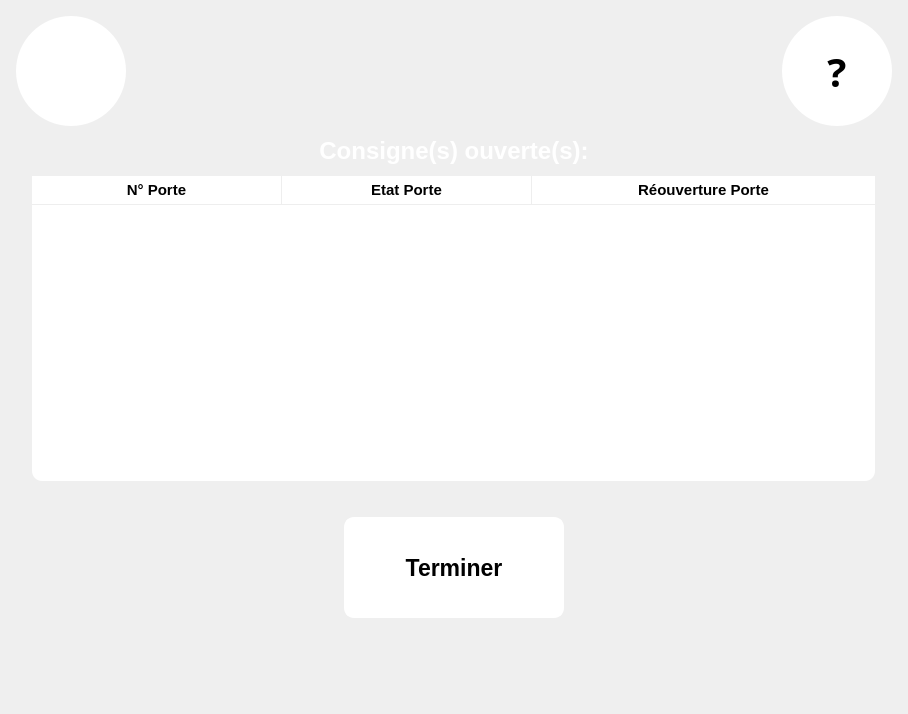
<?xml version="1.0" encoding="UTF-8"?>
<ui version="4.0">
 <class>ShowPackageBox</class>
 <widget class="QWidget" name="ShowPackageBox">
  <property name="geometry">
   <rect>
    <x>0</x>
    <y>0</y>
    <width>908</width>
    <height>714</height>
   </rect>
  </property>
  <property name="windowTitle">
   <string>Form</string>
  </property>
  <property name="styleSheet">
   <string notr="true">QToolTip{	
	border:1px white;	
	border-radius:0px;  
	font : 15pt;
	background-color: rgb(114, 114, 114);
	color: rgb(255, 255, 255);	    	
}</string>
  </property>
  <layout class="QGridLayout" name="gridLayout">
   <item row="4" column="0">
    <layout class="QHBoxLayout" name="horizontalLayout">
     <property name="margin">
      <number>5</number>
     </property>
     <item>
      <spacer name="horizontalSpacer">
       <property name="orientation">
        <enum>Qt::Horizontal</enum>
       </property>
       <property name="sizeHint" stdset="0">
        <size>
         <width>40</width>
         <height>20</height>
        </size>
       </property>
      </spacer>
     </item>
     <item>
      <widget class="QPushButton" name="B_OK">
       <property name="minimumSize">
        <size>
         <width>220</width>
         <height>101</height>
        </size>
       </property>
       <property name="maximumSize">
        <size>
         <width>220</width>
         <height>101</height>
        </size>
       </property>
       <property name="palette">
        <palette>
         <active>
          <colorrole role="Button">
           <brush brushstyle="SolidPattern">
            <color alpha="255">
             <red>1</red>
             <green>162</green>
             <blue>239</blue>
            </color>
           </brush>
          </colorrole>
          <colorrole role="Base">
           <brush brushstyle="SolidPattern">
            <color alpha="255">
             <red>1</red>
             <green>162</green>
             <blue>239</blue>
            </color>
           </brush>
          </colorrole>
          <colorrole role="Window">
           <brush brushstyle="SolidPattern">
            <color alpha="255">
             <red>1</red>
             <green>162</green>
             <blue>239</blue>
            </color>
           </brush>
          </colorrole>
         </active>
         <inactive>
          <colorrole role="Button">
           <brush brushstyle="SolidPattern">
            <color alpha="255">
             <red>1</red>
             <green>162</green>
             <blue>239</blue>
            </color>
           </brush>
          </colorrole>
          <colorrole role="Base">
           <brush brushstyle="SolidPattern">
            <color alpha="255">
             <red>1</red>
             <green>162</green>
             <blue>239</blue>
            </color>
           </brush>
          </colorrole>
          <colorrole role="Window">
           <brush brushstyle="SolidPattern">
            <color alpha="255">
             <red>1</red>
             <green>162</green>
             <blue>239</blue>
            </color>
           </brush>
          </colorrole>
         </inactive>
         <disabled>
          <colorrole role="Button">
           <brush brushstyle="SolidPattern">
            <color alpha="255">
             <red>1</red>
             <green>162</green>
             <blue>239</blue>
            </color>
           </brush>
          </colorrole>
          <colorrole role="Base">
           <brush brushstyle="SolidPattern">
            <color alpha="255">
             <red>1</red>
             <green>162</green>
             <blue>239</blue>
            </color>
           </brush>
          </colorrole>
          <colorrole role="Window">
           <brush brushstyle="SolidPattern">
            <color alpha="255">
             <red>1</red>
             <green>162</green>
             <blue>239</blue>
            </color>
           </brush>
          </colorrole>
         </disabled>
        </palette>
       </property>
       <property name="font">
        <font>
         <pointsize>17</pointsize>
         <weight>75</weight>
         <bold>true</bold>
        </font>
       </property>
       <property name="styleSheet">
        <string notr="true">QPushButton:flat:pressed{ 

	background-color: #ECF0F1;
}

QPushButton:flat {   
    	border:2px solid white;
		border-style: outset;
        border-radius:10px;
        background-color: rgb(255, 255, 255);
}</string>
       </property>
       <property name="text">
        <string>Terminer</string>
       </property>
       <property name="flat">
        <bool>true</bool>
       </property>
      </widget>
     </item>
     <item>
      <spacer name="horizontalSpacer_2">
       <property name="orientation">
        <enum>Qt::Horizontal</enum>
       </property>
       <property name="sizeHint" stdset="0">
        <size>
         <width>40</width>
         <height>20</height>
        </size>
       </property>
      </spacer>
     </item>
    </layout>
   </item>
   <item row="1" column="0">
    <widget class="QLabel" name="label">
     <property name="font">
      <font>
       <pointsize>18</pointsize>
       <weight>75</weight>
       <bold>true</bold>
      </font>
     </property>
     <property name="styleSheet">
      <string notr="true">color: rgb(255, 255, 255);</string>
     </property>
     <property name="text">
      <string>Consigne(s) ouverte(s):</string>
     </property>
     <property name="alignment">
      <set>Qt::AlignCenter</set>
     </property>
    </widget>
   </item>
   <item row="3" column="0">
    <spacer name="verticalSpacer">
     <property name="orientation">
      <enum>Qt::Vertical</enum>
     </property>
     <property name="sizeType">
      <enum>QSizePolicy::Fixed</enum>
     </property>
     <property name="sizeHint" stdset="0">
      <size>
       <width>20</width>
       <height>20</height>
      </size>
     </property>
    </spacer>
   </item>
   <item row="0" column="0">
    <layout class="QHBoxLayout" name="horizontalLayout_3">
     <property name="margin">
      <number>5</number>
     </property>
     <item>
      <widget class="QToolButton" name="B_Assistance">
       <property name="font">
        <font>
         <family>Droid Sans Georgian</family>
         <pointsize>30</pointsize>
         <weight>75</weight>
         <bold>true</bold>
        </font>
       </property>
       <property name="toolTip">
        <string>&lt;html&gt;
&lt;head&gt;Attention!!!&lt;head/&gt;
&lt;body&gt;

&lt;a class=&quot;tooltip&quot;&gt;
&lt;p align=&quot;justify&quot;&gt;&lt;span style=&quot; font-size:20pt;&quot;&gt;Attention!!!&lt;br/&gt;&lt;br/&gt;
Merci de bien fermer les portes ouvertes. &lt;/span&gt;&lt;/p&gt;
&lt;/a&gt;
&lt;/body&gt;
&lt;/html&gt;


</string>
       </property>
       <property name="styleSheet">
        <string notr="true">QToolButton{
background-color: rgb(255, 255, 255);
border:none;
border-radius:55px;
max-width:110px;
max-height:110px;
min-width:110px;
min-height:110px;
}

QToolButton:pressed{ 
	background-color: #ECF0F1;
}
QToolTip{
	border:1px white;	
	border-radius:0px;
    min-width:50;
	max-width:450;
	font : 15pt;
	min-height:50;
	max-height:150;
	background-color: rgb(114, 114, 114);
	color: rgb(255, 255, 255);	    	
}
</string>
       </property>
       <property name="text">
        <string/>
       </property>
       <property name="icon">
        <iconset resource="Src.qrc">
         <normaloff>:/ImgList/BAssistance</normaloff>:/ImgList/BAssistance</iconset>
       </property>
       <property name="iconSize">
        <size>
         <width>70</width>
         <height>70</height>
        </size>
       </property>
       <property name="popupMode">
        <enum>QToolButton::DelayedPopup</enum>
       </property>
       <property name="toolButtonStyle">
        <enum>Qt::ToolButtonIconOnly</enum>
       </property>
       <property name="autoRaise">
        <bool>true</bool>
       </property>
      </widget>
     </item>
     <item>
      <spacer name="horizontalSpacer_5">
       <property name="orientation">
        <enum>Qt::Horizontal</enum>
       </property>
       <property name="sizeHint" stdset="0">
        <size>
         <width>40</width>
         <height>20</height>
        </size>
       </property>
      </spacer>
     </item>
     <item>
      <widget class="QToolButton" name="B_Help">
       <property name="palette">
        <palette>
         <active>
          <colorrole role="Button">
           <brush brushstyle="SolidPattern">
            <color alpha="255">
             <red>255</red>
             <green>255</green>
             <blue>255</blue>
            </color>
           </brush>
          </colorrole>
          <colorrole role="Base">
           <brush brushstyle="SolidPattern">
            <color alpha="255">
             <red>255</red>
             <green>255</green>
             <blue>255</blue>
            </color>
           </brush>
          </colorrole>
          <colorrole role="Window">
           <brush brushstyle="SolidPattern">
            <color alpha="255">
             <red>255</red>
             <green>255</green>
             <blue>255</blue>
            </color>
           </brush>
          </colorrole>
         </active>
         <inactive>
          <colorrole role="Button">
           <brush brushstyle="SolidPattern">
            <color alpha="255">
             <red>255</red>
             <green>255</green>
             <blue>255</blue>
            </color>
           </brush>
          </colorrole>
          <colorrole role="Base">
           <brush brushstyle="SolidPattern">
            <color alpha="255">
             <red>255</red>
             <green>255</green>
             <blue>255</blue>
            </color>
           </brush>
          </colorrole>
          <colorrole role="Window">
           <brush brushstyle="SolidPattern">
            <color alpha="255">
             <red>255</red>
             <green>255</green>
             <blue>255</blue>
            </color>
           </brush>
          </colorrole>
         </inactive>
         <disabled>
          <colorrole role="Button">
           <brush brushstyle="SolidPattern">
            <color alpha="255">
             <red>255</red>
             <green>255</green>
             <blue>255</blue>
            </color>
           </brush>
          </colorrole>
          <colorrole role="Base">
           <brush brushstyle="SolidPattern">
            <color alpha="255">
             <red>255</red>
             <green>255</green>
             <blue>255</blue>
            </color>
           </brush>
          </colorrole>
          <colorrole role="Window">
           <brush brushstyle="SolidPattern">
            <color alpha="255">
             <red>255</red>
             <green>255</green>
             <blue>255</blue>
            </color>
           </brush>
          </colorrole>
         </disabled>
        </palette>
       </property>
       <property name="font">
        <font>
         <family>Droid Sans Georgian</family>
         <pointsize>30</pointsize>
         <weight>75</weight>
         <bold>true</bold>
        </font>
       </property>
       <property name="styleSheet">
        <string notr="true">QToolButton{
background-color: rgb(255, 255, 255);
border:none;
border-radius:55px;
max-width:110px;
max-height:110px;
min-width:110px;
min-height:110px;
}

QToolButton:pressed{ 
	background-color: #ECF0F1;
}
QToolTip{
	border:1px white;	
	border-radius:0px;
    min-width:50;
	max-width:450;
	font : 15pt;
	min-height:50;
	max-height:150;
	background-color: rgb(114, 114, 114);
	color: rgb(255, 255, 255);	    	
}</string>
       </property>
       <property name="text">
        <string>?</string>
       </property>
       <property name="checkable">
        <bool>false</bool>
       </property>
       <property name="popupMode">
        <enum>QToolButton::DelayedPopup</enum>
       </property>
       <property name="toolButtonStyle">
        <enum>Qt::ToolButtonIconOnly</enum>
       </property>
       <property name="autoRaise">
        <bool>true</bool>
       </property>
      </widget>
     </item>
    </layout>
   </item>
   <item row="2" column="0">
    <layout class="QHBoxLayout" name="horizontalLayout_2">
     <property name="margin">
      <number>5</number>
     </property>
     <item>
      <spacer name="horizontalSpacer_3">
       <property name="orientation">
        <enum>Qt::Horizontal</enum>
       </property>
       <property name="sizeType">
        <enum>QSizePolicy::Preferred</enum>
       </property>
       <property name="sizeHint" stdset="0">
        <size>
         <width>60</width>
         <height>20</height>
        </size>
       </property>
      </spacer>
     </item>
     <item>
      <widget class="QTreeWidget" name="ListPackagesWidget">
       <property name="sizePolicy">
        <sizepolicy hsizetype="Expanding" vsizetype="Expanding">
         <horstretch>0</horstretch>
         <verstretch>0</verstretch>
        </sizepolicy>
       </property>
       <property name="minimumSize">
        <size>
         <width>843</width>
         <height>0</height>
        </size>
       </property>
       <property name="maximumSize">
        <size>
         <width>1100</width>
         <height>16777215</height>
        </size>
       </property>
       <property name="font">
        <font>
         <family>Sans Serif</family>
         <pointsize>14</pointsize>
         <weight>50</weight>
         <bold>false</bold>
        </font>
       </property>
       <property name="autoFillBackground">
        <bool>false</bool>
       </property>
       <property name="styleSheet">
        <string notr="true">QTreeView{
	border-radius:10px;
	background-color: rgb(255, 255, 255);
}

QTreeView::item{
	background-color: rgb(255, 255, 255);
}

QTreeView QHeaderView::section{
	background-color: rgb(255, 255, 255);
	height:28px;
	border-top:0px solid grey;
	border-right:1px solid rgb(238, 238, 238);
	border-bottom:1px solid rgb(238, 238, 238);
   
}

QTreeView QHeaderView::section:last{
	border-top:0px solid grey;
	border-right:0px solid rgb(238, 238, 238);
	border-bottom:1px solid rgb(238, 238, 238);
}



QScrollBar::add-line:vertical {

    background: grey;
    height: 28px;
    subcontrol-position: bottom;
    subcontrol-origin: margin;
}

QScrollBar::sub-line:vertical {
    background: grey;
    height: 28px;
    subcontrol-position: top;
    subcontrol-origin: margin;
}
QScrollBar::up-arrow:vertical{
  
  width: 0; height: 0;
  bottom:7px;
  border: 12px solid transparent;
  border-top-color: transparent;
  border-right-color: grey;
  border-bottom-color: white;
  border-left-color: grey;

}

QScrollBar:down-arrow:vertical{
  width: 0; height: 0;
  top:7px;
  border: 12px solid transparent;
  border-bottom-color: transparent;
  border-right-color: grey;
  border-top-color: white;
  border-left-color: grey;
}

QScrollBar::vertical{
	border-radius:10px ;
	padding-top:25px;
	padding-bottom:25px;
	border:3px solid grey;
    width:60px;	
    background: rgb(195, 195, 195);  
	
}

QScrollBar::handle:vertical{
	border-radius: 10px;
	border: 2px solid white;
	min-height: 40px;
    min-width:2px;
    max-height: 40px;
    max-width:2px;		
    margin: 2px;
	background: white;
   
}
QScrollBar::add-page:vertical, QScrollBar::sub-page:vertical {
    background: none;
}
</string>
       </property>
       <property name="verticalScrollBarPolicy">
        <enum>Qt::ScrollBarAsNeeded</enum>
       </property>
       <property name="horizontalScrollBarPolicy">
        <enum>Qt::ScrollBarAlwaysOff</enum>
       </property>
       <property name="editTriggers">
        <set>QAbstractItemView::NoEditTriggers</set>
       </property>
       <property name="showDropIndicator" stdset="0">
        <bool>false</bool>
       </property>
       <property name="selectionMode">
        <enum>QAbstractItemView::NoSelection</enum>
       </property>
       <property name="selectionBehavior">
        <enum>QAbstractItemView::SelectRows</enum>
       </property>
       <property name="textElideMode">
        <enum>Qt::ElideMiddle</enum>
       </property>
       <property name="verticalScrollMode">
        <enum>QAbstractItemView::ScrollPerPixel</enum>
       </property>
       <property name="rootIsDecorated">
        <bool>true</bool>
       </property>
       <property name="uniformRowHeights">
        <bool>true</bool>
       </property>
       <property name="itemsExpandable">
        <bool>false</bool>
       </property>
       <property name="animated">
        <bool>true</bool>
       </property>
       <property name="allColumnsShowFocus">
        <bool>true</bool>
       </property>
       <property name="expandsOnDoubleClick">
        <bool>false</bool>
       </property>
       <attribute name="headerCascadingSectionResizes">
        <bool>false</bool>
       </attribute>
       <attribute name="headerDefaultSectionSize">
        <number>250</number>
       </attribute>
       <attribute name="headerHighlightSections">
        <bool>false</bool>
       </attribute>
       <attribute name="headerMinimumSectionSize">
        <number>250</number>
       </attribute>
       <attribute name="headerShowSortIndicator" stdset="0">
        <bool>false</bool>
       </attribute>
       <column>
        <property name="text">
         <string>N° Porte</string>
        </property>
        <property name="font">
         <font>
          <pointsize>11</pointsize>
          <weight>75</weight>
          <bold>true</bold>
         </font>
        </property>
        <property name="textAlignment">
         <set>AlignHCenter|AlignVCenter|AlignCenter</set>
        </property>
        <property name="background">
         <color>
          <red>203</red>
          <green>203</green>
          <blue>203</blue>
         </color>
        </property>
       </column>
       <column>
        <property name="text">
         <string>Etat Porte</string>
        </property>
        <property name="font">
         <font>
          <pointsize>11</pointsize>
          <weight>75</weight>
          <bold>true</bold>
         </font>
        </property>
        <property name="textAlignment">
         <set>AlignHCenter|AlignVCenter|AlignCenter</set>
        </property>
        <property name="background">
         <color>
          <red>203</red>
          <green>203</green>
          <blue>203</blue>
         </color>
        </property>
       </column>
       <column>
        <property name="text">
         <string>Réouverture Porte</string>
        </property>
        <property name="font">
         <font>
          <pointsize>11</pointsize>
          <weight>75</weight>
          <bold>true</bold>
         </font>
        </property>
        <property name="textAlignment">
         <set>AlignHCenter|AlignVCenter|AlignCenter</set>
        </property>
        <property name="background">
         <color>
          <red>203</red>
          <green>203</green>
          <blue>203</blue>
         </color>
        </property>
       </column>
      </widget>
     </item>
     <item>
      <spacer name="horizontalSpacer_4">
       <property name="orientation">
        <enum>Qt::Horizontal</enum>
       </property>
       <property name="sizeType">
        <enum>QSizePolicy::Preferred</enum>
       </property>
       <property name="sizeHint" stdset="0">
        <size>
         <width>60</width>
         <height>20</height>
        </size>
       </property>
      </spacer>
     </item>
    </layout>
   </item>
   <item row="5" column="0">
    <spacer name="verticalSpacer_2">
     <property name="orientation">
      <enum>Qt::Vertical</enum>
     </property>
     <property name="sizeType">
      <enum>QSizePolicy::Fixed</enum>
     </property>
     <property name="sizeHint" stdset="0">
      <size>
       <width>20</width>
       <height>80</height>
      </size>
     </property>
    </spacer>
   </item>
  </layout>
 </widget>
 <resources>
  <include location="Src.qrc"/>
 </resources>
 <connections/>
</ui>
